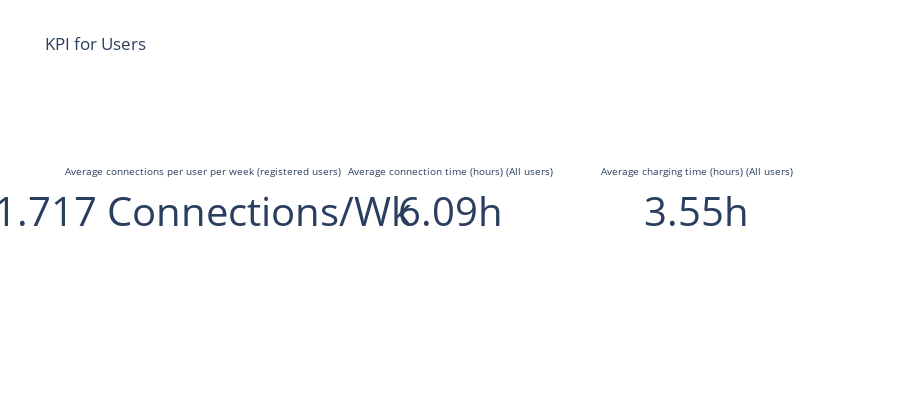

Here is the notebook cell this chart was saved with:
### Code cell
# Filter for registered users
registered_users = charging_set[charging_set['isRegistered'] == 1]

# Calculate the total connection and charging durations, and total number of sessions for registered users
total_connection_duration_registered = registered_users['connectionDuration'].sum()  # in hours
total_charging_duration_registered = registered_users['chargingDuration'].sum()  # in hours
total_sessions_registered = registered_users.shape[0]  # number of sessions (rows)

# Calculate the mean connection duration for registered users
mean_connection_duration_registered = total_connection_duration_registered / total_sessions_registered  # in hours

# Define the new KPI: average connections per user per week
# Step 1: Count connections per week per user
connections_per_week = registered_users.groupby(['userID', 'connectionWeek']).size()

# Step 2: Calculate the mean connections per week for each user
mean_connections_per_week_per_user = connections_per_week.groupby('userID').mean()

# Step 3: Calculate the average of these means across all users
mean_connections_per_week = mean_connections_per_week_per_user.mean()

# Calculate the total connection and charging durations, and total number of sessions for all users
total_connection_duration_all = charging_set['connectionDuration'].sum()  # in hours
total_charging_duration_all = charging_set['chargingDuration'].sum()  # in hours
total_sessions_all = charging_set.shape[0]  # number of sessions (rows)

# Calculate the mean connection and charging durations for all users (in hours)
mean_connection_duration_all = total_connection_duration_all / total_sessions_all  # in hours
mean_charging_duration_all = total_charging_duration_all / total_sessions_all  # in hours

# Define KPIs for tiles (new one for registered users, the last two for all)
kpis = {
    'Average connections per user per week (registered users)': mean_connections_per_week,
    'Average connection time (hours) (All users)': mean_connection_duration_all,
    'Average charging time (hours) (All users)': mean_charging_duration_all
}

# Visualization: Create tiles dynamically
fig = go.Figure()

# Create tiles for each KPI
for i, (title, value) in enumerate(kpis.items()):
    fig.add_trace(go.Indicator(
        mode="number",
        value=value,
        title={"text": title},
        domain={'x': [i/3, (i+1)/3], 'y': [0, 1]},
        number={'font': {'size': 40}, 'suffix': " Connections/Wk" if 'connections' in title.lower() else "h"}
    ))

# Update layout
fig.update_layout(
    template="plotly_white",
    title="KPI for Users",
    height=400,
    showlegend=False
)

# Show the visualization
fig.show()

### Figure 1 — Plotly figure (JSON) as saved in the notebook; plotly's stock layout.template omitted (floating-point values rounded to 4 significant figures)
{"data": [{"domain": {"x": [0, 0.3333], "y": [0, 1]}, "mode": "number", "number": {"font": {"size": 40}, "suffix": " Connections/Wk"}, "title": {"text": "Average connections per user per week (registered users)"}, "type": "indicator", "value": 1.717}, {"domain": {"x": [0.3333, 0.6667], "y": [0, 1]}, "mode": "number", "number": {"font": {"size": 40}, "suffix": "h"}, "title": {"text": "Average connection time (hours) (All users)"}, "type": "indicator", "value": 6.088}, {"domain": {"x": [0.6667, 1], "y": [0, 1]}, "mode": "number", "number": {"font": {"size": 40}, "suffix": "h"}, "title": {"text": "Average charging time (hours) (All users)"}, "type": "indicator", "value": 3.55}], "layout": {"height": 400, "showlegend": false, "title": {"text": "KPI for Users"}}}
